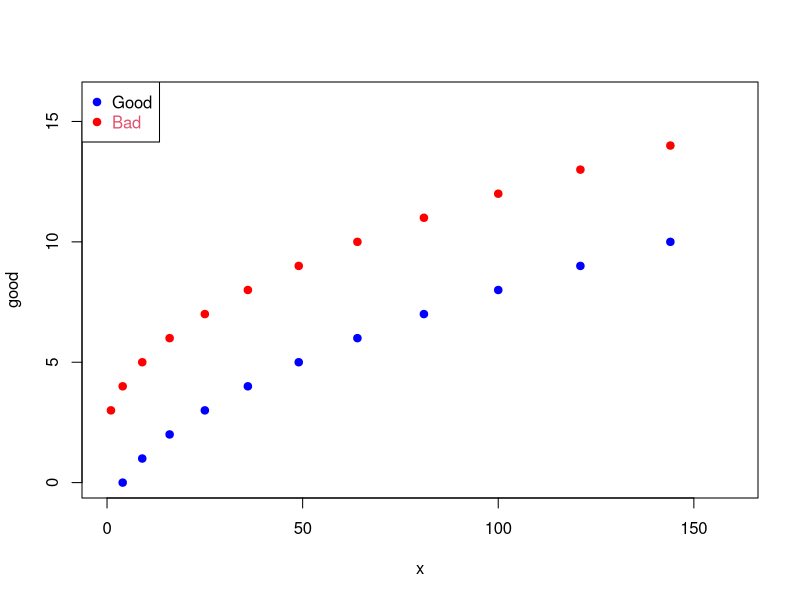
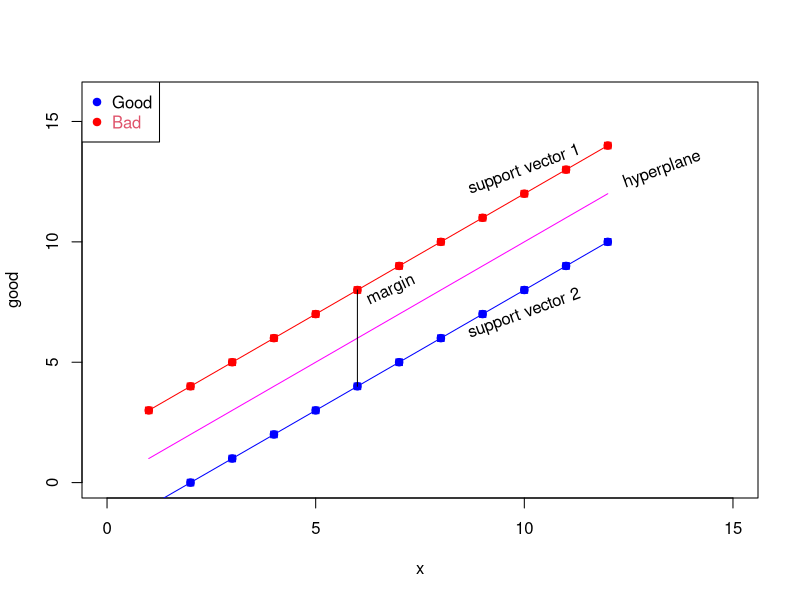
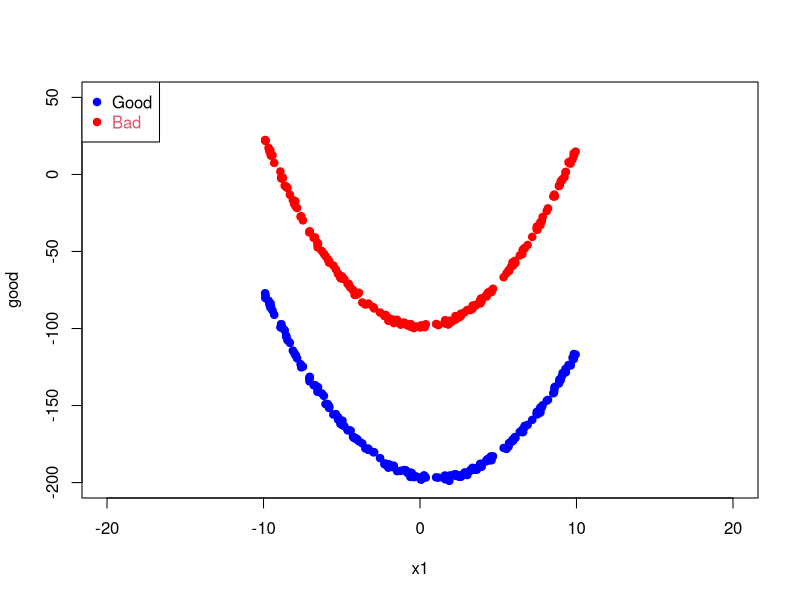
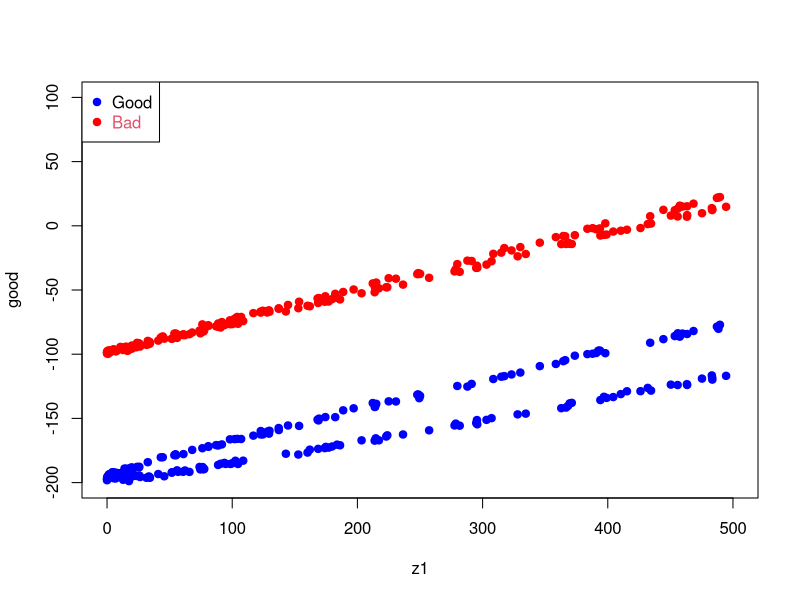

These figures' R source, in order:
# lets create a data frame of X, bad and good and plot it
x = seq(1:12)^2
x
good =seq(from = -1,to = 10, by =1)
good
bad = seq(from = 3,to = 14, by = 1)
bad

as.data.frame(cbind(x,good,bad))
plot(x = x, y = good, col = "blue", pch = 19, xlim = c(0,160), ylim = c(0,16)) 
points(x = x, y = bad, col = "red", pch = 19)
legend("topleft",c('Good','Bad'),col=c("Blue", "Red"),pch=19,text.col=seq(2))


# now if instead of taking x, we take square root of x
x = sqrt(x)
good =seq(from = -1,to = 10, by =1)
bad = seq(from = 3,to = 14, by = 1)

# Plot it again
as.data.frame(cbind(x,good,bad))
plot(x = x, y = good, col = "blue", pch = 19, xlim = c(0,15), ylim = c(0,16)) 
points(x = x, y = bad, col = "red", pch = 19)
lines(x=x, y=bad, type="o", pch=22, col="red")
lines(x=x, y=good, type="o", pch=22, col="blue")
lines(x, col="magenta" )
segments(x0=6, y0=4, x1 = 6, y1 = 8,
         col = par("fg"), lty = par("lty"), lwd = par("lwd"))
text(x=6.8, y = 8, labels = "margin", srt= 25)
text(x=10, y = 13, labels = "support vector 1", srt= 20)
text(x=10, y = 7, labels = "support vector 2", srt= 20)
text(x=13.3, y = 13, labels = "hyperplane", srt= 20)
legend("topleft",c('Good','Bad'),col=c("Blue", "Red"),pch=19,text.col=seq(2))

# we can see that it is linearly separable now

#margin should be high when we choose a hyperplane so that we get minimum classfication errors.


# lets create a non linear function

x1 = runif(200,-10,10)
good = 2*x1 +1*(x1-2)^2 -200+ rnorm(200)

x2 = x1*2
bad =  2*x1 +1.2*(x1-1)^2 -100 + rnorm(200)
as.data.frame(cbind(x1,x2,good,bad))

plot(x = x1, y = good, col = "blue", pch = 19,xlim = c(-20,20), ylim=c(-200,50)) 
points(x = x1, y = bad, col = "red", pch = 19) 
legend("topleft",c('Good','Bad'),col=c("Blue", "Red"),pch=19,text.col=seq(2))

# so this pace is not linearly separable
# but if we transform 
z1 = x1^2 + x2^2
plot(x = z1, y = good, col = "blue", pch = 19,xlim = c(0,500), ylim = c(-200,100)) 
points(x = z1, y = bad, col = "red", pch = 19) 
legend("topleft",c('Good','Bad'),col=c("Blue", "Red"),pch=19,text.col=seq(2))


